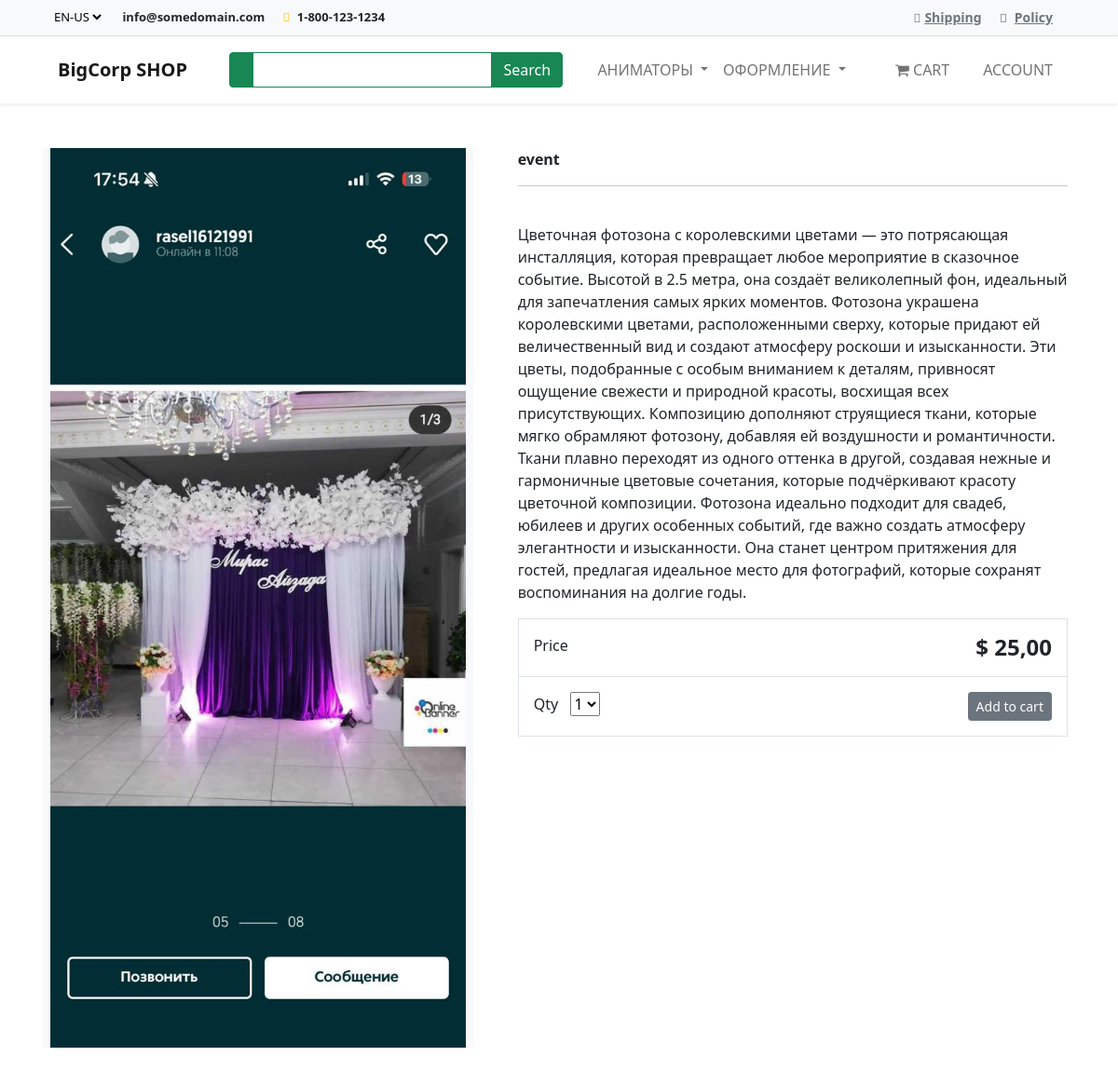
The page /shop/fotozona-2/ on the database its author committed.
### shop/models.py (models this page shows, shortened)
class Category(models.Model):
    name = models.CharField("Категория", max_length=250, db_index=True)
    parent = models.ForeignKey('self', on_delete=models.CASCADE, related_name='children', blank=True, null=True
                               )
    slug = models.SlugField('URL', max_length=250,
                            unique=True, null=False, editable=True)
    created_at = models.DateTimeField('Дата создания', auto_now_add=True)
    class Meta:
        unique_together = (['slug', 'parent'])
        verbose_name = 'Категория'
        verbose_name_plural = 'Категории'
    def get_absolute_url(self):
        return reverse("shop:category-list", args=[str(self.slug)])

class Product(models.Model):
    category = models.ForeignKey(
        Category, on_delete=models.CASCADE, related_name='products')
    title = models.CharField("Название", max_length=250)
    brand = models.CharField("Бренд", max_length=250)
    description = models.TextField("Описание", blank=True)
    slug = models.SlugField('URL', max_length=250)
    price = models.DecimalField(
        "Цена", max_digits=7, decimal_places=2, default=99.99)
    image = models.ImageField(
        "Изображение", upload_to='products/products/%Y/%m/%d')
    available = models.BooleanField("Наличие", default=True)
    created_at = models.DateTimeField('Дата создания', auto_now_add=True)
    updated_at = models.DateTimeField('Дата изменения', auto_now=True)
    class Meta:
        verbose_name = 'Продукт'
        verbose_name_plural = 'Продукты'

### shop/views.py (the view)
# urls.py: path('<slug:slug>/', products_detail_view, name='product-detail'),
def products_detail_view(request, slug):
    product = get_object_or_404(ProductProxy, slug=slug)
    return render(request, 'shop/product_detail.html', {'product': product})

### shop/context_processors.py (called while the page is built)
def categories(request):
    categories = Category.objects.filter(parent=None)
    return {'categories': categories}

### shop/models.py (called while the page is built)
    def get_queryset(self):
        return super(ProductManager, self).get_queryset().filter(available=True)

### shop/templates/shop/product_detail.html (shortened to what this page needs)
{% extends "base.html" %}
{% load static %}
{% block content %}
<div class="container">
    <main class="pt-5">
        <div class="row g-3">
            <div class="col-md-5 col-lg-5 order-md-first bg-light">
                <img class="img-fluid mx-auto d-block" alt="Responsive image" src="{{product.image.url}}">
            </div>
            <div class="col-md-7 col-lg-7 ps-md-3 ps-lg-5">
                <strong>{{product.brand}}</strong>
                <hr>
                <br>
                <p> {{product.description}} </p>
                <div class="border">
                    <div class="col border-bottom">
                        <div class="row p-3">
                            <div class="col-6"> Price </div>
                            <div class="col-6 text-end"><span class="h4 fw-bold">$ {{product.price}}</span></div>
                        </div>
                    </div>
                    <div class="col">
                        <div class="row p-3">
                            <div class="col-6">
                                <label for="select">Qty</label>
                                <select id="select">
                                    <option value="1">1</option>
                                </select>
                            </div>
                            <div class="col-6 text-end">
                                <button type="button" id="add-button" value="" class="btn btn-secondary btn-sm">
                                Add to cart
                                </button>
                            </div>
                        </div>
                    </div>
                </div>
            </div>
        </div>
    </main>
    <br>
</div>
{% endblock %}

### shop/templates/base.html (shortened to what this page needs)
<!DOCTYPE html>
{% load static %}
<html>
  <head>
    <link
      rel="stylesheet"
      href="https://bootswatch.com/5/flatly/bootstrap.min.css"
    />
    <link
      rel="stylesheet"
      href="https://cdnjs.cloudflare.com/ajax/libs/font-awesome/4.7.0/css/font-awesome.min.css"
    />
    <link
      href="https://cdn.jsdelivr.net/npm/bootstrap@5.1.3/dist/css/bootstrap.min.css"
      rel="stylesheet"
    />
  </head>
  <body>
    <div class="superNav border-bottom py-2 bg-light">
      <div class="container">
        <div class="row">
          <div class="col-lg-6 col-md-6 col-sm-12 col-xs-12 centerOnMobile">
            <select class="me-3 border-0 bg-light">
              <option value="en-us">EN-US</option>
            </select>
            <span
              class="d-none d-lg-inline-block d-md-inline-block d-sm-inline-block d-xs-none me-3"
              ><strong>info@somedomain.com</strong></span
            >
            <span class="me-3"
              ><i class="fa-solid fa-phone me-1 text-warning"></i>
              <strong>1-800-123-1234</strong></span
            >
          </div>
          <div
            class="col-lg-6 col-md-6 col-sm-12 col-xs-12 d-none d-lg-block d-md-block-d-sm-block d-xs-none text-end"
          >
            <span class="me-3"
              ><i class="fa-solid fa-truck text-muted me-1"></i
              ><a class="text-muted" href="#">Shipping</a></span
            >
            <span class="me-3"
              ><i class="fa-solid fa-file text-muted me-2"></i
              ><a class="text-muted" href="#">Policy</a></span
            >
          </div>
        </div>
      </div>
    </div>
    <nav
      class="navbar navbar-expand-lg bg-white sticky-top navbar-light p-3 shadow-sm "
    >
      <div class="container">
        <a class="navbar-brand" href="#"
          >
          <strong>BigCorp SHOP</strong></a
        >
        <div class="collapse navbar-collapse" id="navbarNavDropdown">
          <div class="ms-auto d-none d-lg-block">
            <div class="input-group">
              <span
                class="border-success input-group-text bg-success text-white"
                ></span>
              <input
                type="text"
                class="form-control border-success"
                style="color: #7a7a7a"
              />
              <button class="btn btn-success text-white">Search</button>
            </div>
          </div>
          <ul class="navbar-nav ms-auto">
            {% for i in categories %}
            {% if not i.children.all %}
              <li class="nav-item">
                <a class="nav-link" href="{{i.get_absolute_url}}">{{i.name|upper }}</a>
              </li>
            {% else %}
              <li class="nav-item dropdown">
                <a
                  class="nav-link dropdown-toggle"
                  href="{{i.get_absolute_url}}"
                  id="navbarDropdownMenuLink"
                  data-toggle="dropdown"
                  aria-haspopup="true"
                  aria-expanded="false"
                >
                {{i.name|upper}}
              </a>
            </li>
            {% endif %} {% endfor %}
          </ul>
          <ul class="navbar-nav ms-auto">
            <li class="nav-item">
              <a class="nav-link mx-2 text-uppercase" href="#"
                > <i class="fa fa-shopping-cart" aria-hidden="true"> </i> Cart</a
              >
            </li>
            <li class="nav-item">
              <a class="nav-link mx-2 text-uppercase" href="#"
                > Account</a
              >
            </li>
          </ul>
        </div>
      </div>
    </nav>
    {% block content %}
    {% endblock %}
  </body>
</html>

### shop/templates/base.html (style rules this page uses)
a { font-size: 14px; font-weight: 700; }
.superNav { font-size: 13px; }
.form-control { outline: none !important; box-shadow: none !important; }

### rows shown on the page
Category: name "АНИМАТОРЫ"
Category: name "ОФОРМЛЕНИЕ"
Product: image (picture), brand "event", description "Цветочная фотозона с королевскими цветами — это потрясающая инсталляция, которая превращает любое мероприятие в сказочное событие. Высотой в 2.5 метра, она создаёт великолепный фон, идеальный для запечатления самых ярких моментов. Фотозона украшена королевскими цветами, расположенными сверху, которые придают ей величественный вид и создают атмосферу роскоши и изысканности. Эти цветы, подобранные с особым вниманием к деталям, привносят ощущение свежести и природной красоты, восхищая всех присутствующих. Композицию дополняют струящиеся ткани, которые мягко обрамляют фотозону, добавляя ей воздушности и романтичности. Ткани плавно переходят из одного оттенка в другой, создавая нежные и…", price "25,00"
